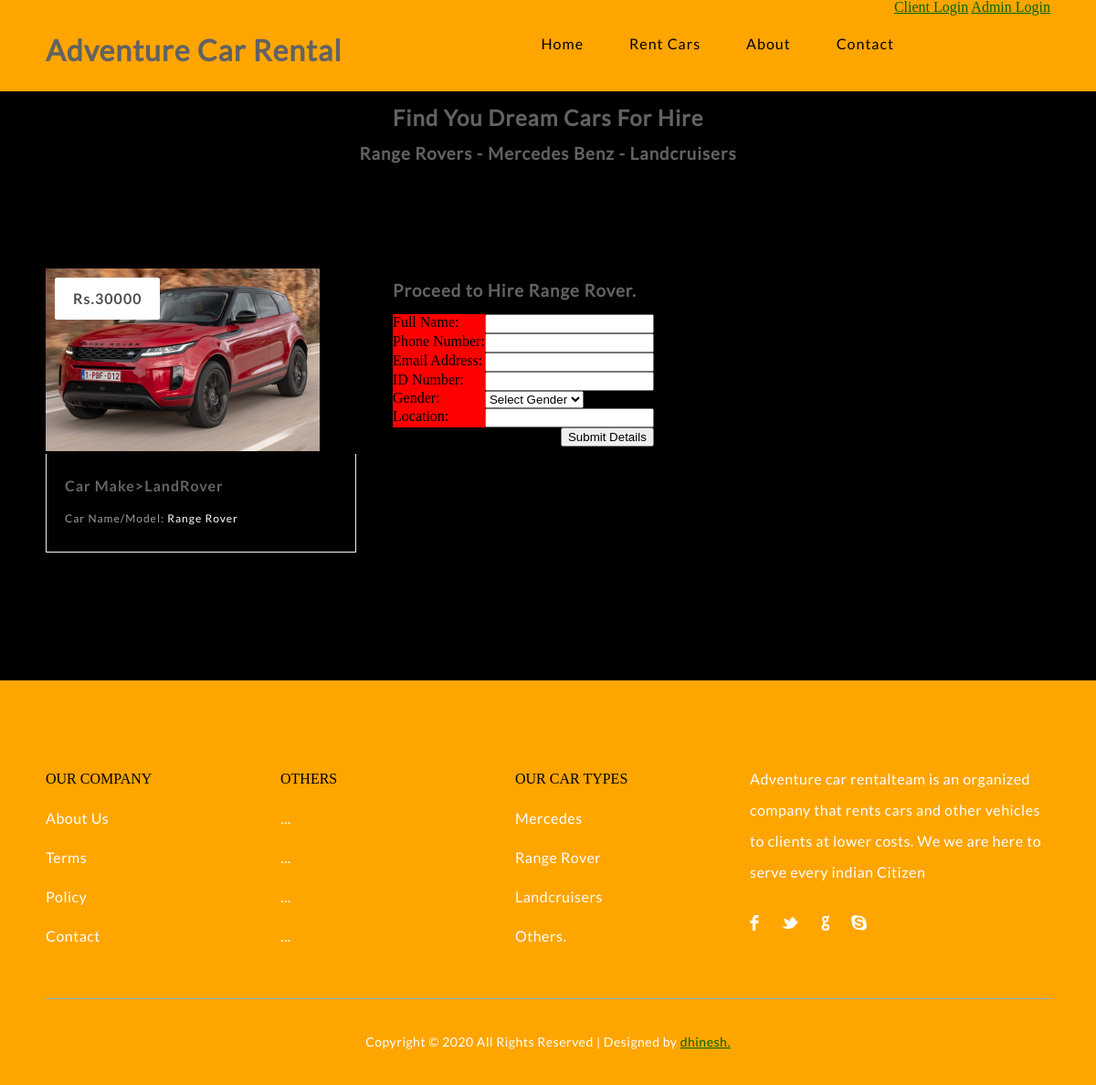
Screenshot of /book_car.php?id=2 with the database file from the repository.
### tables this page shows
CREATE TABLE IF NOT EXISTS `cars` (
  `car_id` int(11) NOT NULL AUTO_INCREMENT,
  `car_name` varchar(255) NOT NULL,
  `car_type` varchar(255) NOT NULL,
  `image` text NOT NULL,
  `hire_cost` int(11) NOT NULL,
  `capacity` int(11) NOT NULL,
  `status` varchar(255) NOT NULL,
  PRIMARY KEY (`car_id`)
);

### book_car.php (the view, shortened to what this page needs)
<!DOCTYPE html>
<html lang="en">
<head>
	<link rel="stylesheet" type="text/css" href="css/reset.css">
	<link rel="stylesheet" type="text/css" href="css/responsive.css">
</head>
<body>
<section class="">
		<?php
			include 'header.php';
		?>
			<section class="caption">
				<h2 class="caption" style="text-align: center">Find You Dream Cars For Hire</h2>
				<h3 class="properties" style="text-align: center">Range Rovers - Mercedes Benz - Landcruisers</h3>
			</section>
	</section>
	<section class="listings">
		<div class="wrapper">
			<ul class="properties_list">
			<?php
						include 'includes/config.php';
						$sel = "SELECT * FROM cars WHERE car_id = '$_GET[id]'";
						$rs = $conn->query($sel);
						$rws = $rs->fetch_assoc();
			?>
				<li>
					<a href="book_car.php?id=<?php echo $rws['car_id'] ?>">
						<img class="thumb" src="cars/<?php echo $rws['image'];?>" width="300" height="200">
					</a>
					<span class="price"><?php echo 'Rs.'.$rws['hire_cost'];?></span>
					<div class="property_details">
						<h1>
							<a href="book_car.php?id=<?php echo $rws['car_id'] ?>"><?php echo 'Car Make>'.$rws['car_type'];?></a>
						</h1>
						<h2>Car Name/Model: <span class="property_size"><?php echo $rws['car_name'];?></span></h2>
					</div>
				</li>
				<h3>Proceed to Hire <?php echo $rws['car_name'];?>. </h3>
				<?php
					if(!$_SESSION['email'] && (!$_SESSION['pass'])){
				?>
				<form method="post">
					<table>
						<tr>
							<td style="background-color:#FF0000">Full Name:</td>
							<td><input type="text" name="fname" required></td>
						</tr>
						<tr>
							<td style="background-color:#FF0000">Phone Number:</td>
							<td><input type="text" name="phone" required></td>
						</tr>
						<tr>
							<td style="background-color:#FF0000">Email Address:</td>
							<td><input type="email" name="email" required></td>
						</tr>
						<tr>
							<td style="background-color:#FF0000">ID Number:</td>
							<td><input type="text" name="id_no" required></td>
						</tr>
						<tr>
							<td style="background-color:#FF0000">Gender:</td>
							<td>
								<select name="gender">
									<option> Select Gender </option>
								</select>
							</td>
						</tr>
						<tr>
							<td style="background-color:#FF0000">Location:</td>
							<td><input type="text" name="location" required></td>
						</tr>
						<tr>
							<td colspan="2" style="text-align:right"><input type="submit" name="save" value="Submit Details"></td>
						</tr>
					</table>
				</form>
				<?php
					} else
						{
							?>
								<a href="pay.php">Click to Book</a>
							<?php
						}
				?>
			</ul>
		</div>
	</section>
	<footer>
		<div class="wrapper footer">
			<ul>
				<li class="links">
					<ul>
						<li>OUR COMPANY</li>
						<li><a href="#">About Us</a></li>
						<li><a href="#">Terms</a></li>
						<li><a href="#">Policy</a></li>
						<li><a href="#">Contact</a></li>
					</ul>
				</li>
				<li class="links">
					<ul>
						<li>OTHERS</li>
						<li><a href="#">...</a></li>
						<li><a href="#">...</a></li>
						<li><a href="#">...</a></li>
						<li><a href="#">...</a></li>
					</ul>
				</li>
				<li class="links">
					<ul>
						<li>OUR CAR TYPES</li>
						<li><a href="#">Mercedes</a></li>
						<li><a href="#">Range Rover</a></li>
						<li><a href="#">Landcruisers</a></li>
						<li><a href="#">Others.</a></li>
					</ul>
				</li>
				<?php include_once "includes/footer.php" ?>

### css/responsive.css (style rules this page uses)
body { background: #000000; }
.wrapper { max-width: 1100px; margin: 0 auto; position: relative; }
h1, h2, h3, h4, h5 ,h6 { color: #626262; font-family: "lato-regular", Helvetica, Arial, sans-serif; letter-spacing: 1px; }
h1 { font-size: 2em; margin: .67em 0 }
h2 { font-size: 1.5em; margin: .75em 0 }
h3 { font-size: 1.17em; margin: .83em 0 }
h1, h2, h3, h4, h5, h6 { font-weight: bolder }
.listings { padding: 100px 0; }
.listings ul.properties_list { list-style: none; overflow: hidden; }
.listings ul.properties_list li { display: block; width: 30.90909090909091%; height: auto; position: relative; float: left; margin: 0 3.636363636363636% 3.636363636363636% 0; }
.listings ul.properties_list li .price { position: absolute; top: 10px; left: 10px; padding: 15px 20px; background: #ffffff; color: #514d4d; font-family: "lato-bold", Helvetica, Arial, sans-serif; font-size: 16px; font-weight: bold; letter-spacing: 1px; border-radius: 2px; -webkit-border-radius: 2px; -moz-border-radius: 2px; -o-border-radius: 2px; }
.listings ul li .property_details { width: 87.64705882352941%; padding: 2.941176470588235% 5.882352941176471% 4.117647058823529% 5.882352941176471%; border-bottom: 1px solid #f2f1f1; border-left: 1px solid #f2f1f1; border-right: 1px solid #f2f1f1; transition: all .2s linear; -webkit-transition: all .2s linear; -moz-transition: all .2s linear; -o-transition: all .2s linear; }
.listings ul li .property_details h1 { color: #666464; font-family: "lato-bold", Helvetica, Arial, sans-serif; font-size: 16px!important; font-weight: bold; margin-bottom: 5px; line-height: 28px; }
.listings ul li .property_details h1 a { text-decoration: none; color: #666464; }
.listings ul li .property_details h2 { color: #9d9d9d; font-family: "lato-regular", Helvetica, Arial, sans-serif; font-size: 12px; line-height: 26px; font-weight: normal; }
.listings ul li .property_details .property_size { color: #ffffff; }
footer { padding-top: 100px; background: #ffa500; }
footer .footer > ul { overflow: hidden; }
footer .footer > ul > li { display: block; float: left; list-style: none; margin-right: 60px; }
footer .footer > ul > li.links { width: 197px; }
footer ul li.links > ul > li { display: block; width: 100%; list-style: none; margin-bottom: 27px; }
footer ul li.links > ul > li:last-child { margin-bottom: 0; }
footer .footer > ul > li.links li a { text-decoration: none; display: block; color: #fff; font-family: "lato-regular", Helvetica, Arial, sans-serif; font-size: 16px; letter-spacing: .5px; text-align: left; }

### rows the page displays
cars: image (picture), hire_cost "30000", car_type "LandRover", car_name "Range Rover"
